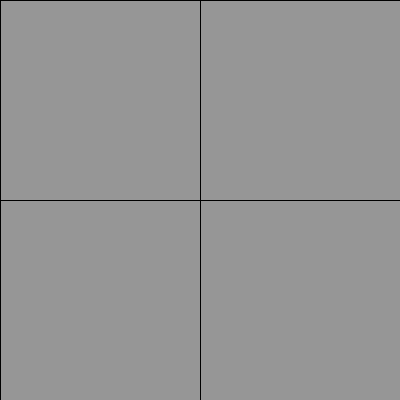
Frame 1 (no input)
Frame 60 (the mouse pressed at the canvas centre just before this capture): identical to frame 1, image omitted
Frame 120 (the mouse held since frame 60 and released just before this capture): identical to frame 1, image omitted

The Processing sketch that drew this single still picture (run headless with seeded random() and noise(); from frame 60 on, the mouse is pressed at the canvas centre):

// Processing sketch: MOD_RFID125_reader
// ── MOD_RFID125_reader.pde
/** 
  This example is made by Halfdan Hauch Jensen, AIR LAB ITU, halj@itu.dk
  
  The intention with this code is to show how to work with the OLIMEX MOD-RFID125 RFID scanner.
  
  The scanner emulates a keyboard. It sends each character of the scanned card/tag as individual keystrokes.
  When the end is reached it sends a newline ('\n') character as the last keystroke
**/

String [] IDs = {"77000a7f11", "77000a78dc", "77000a4ce9", "77000a6c7c"}; // array with all IDs --- NB: change these to fit your cards/tags

String lastScannedID = "";  // variable for storing the last scanned ID (card/tag)
String inputChars = "";     // variable for storing the characters as they comes in (see keyReleased method)


void setup(){
  size(400,400);
}


void draw(){
  // draw stuff based on a comparison of the last scanned ID and the array list with all IDs
  
  // first card
  fill(150);
  if (lastScannedID.equals(IDs[0])) fill(0,255,0);
  rect(0, 0, 200, 200);
  
  // second card
  fill(150);
  if (lastScannedID.equals(IDs[1])) fill(0,255,0);
  rect(200, 0, 200, 200);
  
  // third card
  fill(150);
  if (lastScannedID.equals(IDs[2])) fill(0,255,0);
  rect(0, 200, 200, 200);
  
  // fourth card
  fill(150);
  if (lastScannedID.equals(IDs[3])) fill(0,255,0);
  rect(200, 200, 200, 200);
}

void keyReleased(){
  if (keyCode == '\n') { // '\n' means the last char of the current scan was received...
    lastScannedID = inputChars; // store the ID for later reference
    inputChars = ""; // reset the char input variable, so it is ready for next card
    println("End of scan");
  }
  else {
    inputChars += key; // add the current char to the input string
    print(key); // print the individual input chars as they come
  }
}
